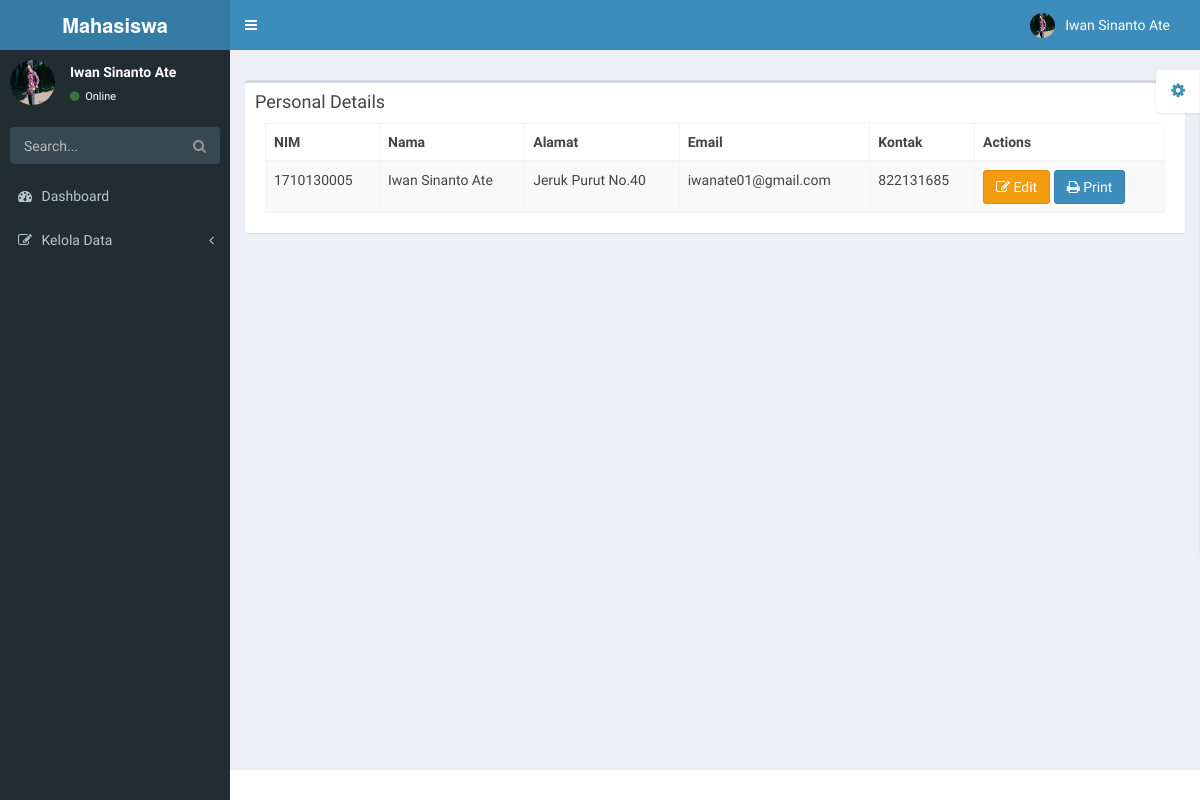
/pages/kelola-data/personal-details.php (signed in), run on the app's committed database.
### tables this page shows
CREATE TABLE `personal_details` (
  `id_personal_details` int(5) NOT NULL,
  `nim` int(10) NOT NULL,
  `nama` varchar(50) NOT NULL,
  `tempat_lahir` varchar(25) NOT NULL,
  `tanggal_lahir` varchar(10) NOT NULL,
  `no_hp` int(20) NOT NULL,
  `email` varchar(50) NOT NULL,
  `alamat` varchar(50) NOT NULL,
  `status_pernikahan` varchar(20) NOT NULL,
  `prodi` varchar(25) NOT NULL,
  `angkatan` varchar(25) NOT NULL,
  `sosmed` varchar(50) NOT NULL,
  `id_user` int(11) NOT NULL
);

### config/database.php (called while the page is built, shortened)
<?php
	$database 	= "mhs";
?>

### config/kelola-data/personal_details.php (called while the page is built, shortened)
<?php
	class personal_details {
		var $table	= "personal_details";
		function search_by_field ($field, $param) {
			$data = mysqli_query($connection, "SELECT * FROM " . $this->table . " WHERE $field='$param'");
			while($d = mysqli_fetch_array($data)) $result[] = $d;
			return $result;
		}
	}
?>

### pages/kelola-data/personal-details.php (the view, shortened to what this page needs)
<?php include '../static/top.php';
include '../../config/kelola-data/personal_details.php';
        $db     = new personal_details();
          $table    = 'personal_details';?>
    <section class="content">
      <div class="row">
        <div class="col-xs-12">
          <div class="box">
            <div class="box-header">
              <h3 class="box-title">Personal Details</h3>
            <div class="box-body">
              <table class="table table-bordered table-striped">
                <thead>
                  <tr>
                    <th>NIM</th>
                    <th>Nama</th>
                    <th>Alamat</th>
                    <th>Email</th>
                    <th>Kontak</th>
                    <th>Actions</th>
                  </tr>
                </thead>
                <tbody>
                    <?php
                        if($db->search_by_field('id_user' , $_SESSION['user']) != null) {
                            foreach($db->search_by_field('id_user' , $_SESSION['user']) as $show) {
                    ?>
                      <tr>
                        <td><?php echo $show['nim']; ?></td>
                        <td><?php echo $show['nama']; ?></td>
                        <td><?php echo $show['alamat']; ?></td>
                        <td><?php echo $show['email']; ?></td>
                        <td><?php echo $show['no_hp']; ?></td>
                        <td>
                            <a href="#editPersonal" class="btn  btn-warning btn-md" data-toggle="modal" data-target="#modalEdit-<?php echo $show['id_personal_details']; ?>"><i class="fa fa-edit" data-toggle="tooltip" title="Edit"></i> Edit</a>
                            <a href="print-cv-mahasiswa.php"><button class="btn btn-primary btn-md"><i class="fa fa-print"> </i> Print</button></a>
                        </td>
                      </tr>
                              <?php
                                      }
                                  }
                              ?>
                    </tbody>
              </table>
            </div>
          </div>
        </div>
      </div>
    </section>
<?php include '../static/bot.php'; ?>

### data on the page
personal_details: nim "1710130005", nama "Iwan Sinanto Ate", alamat "Jeruk Purut No.40", email "iwanate01@gmail.com", no_hp "822131685"

### other printed values
$_SESSION['nama'] "Iwan Sinanto Ate"
